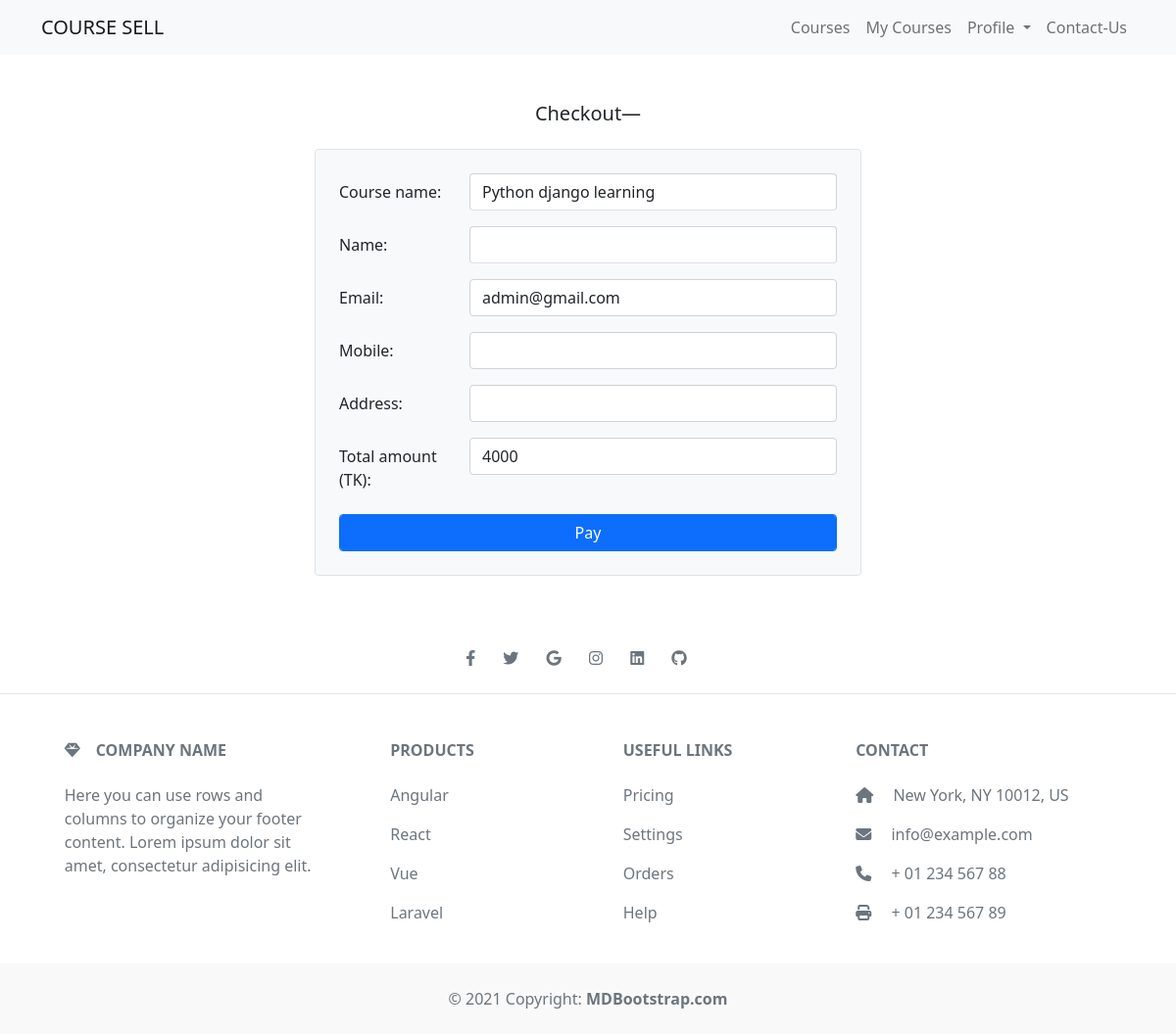
/checkout/1/ (signed in), run on the app's committed database.
### courses/models.py (models this page shows, shortened)
class Course(models.Model):
    name = models.CharField(max_length=100, null=False)
    price = models.IntegerField(null=False)
    discount = models.IntegerField(null=False, default=0)
    active = models.BooleanField(default=False)
    thumbnail = models.ImageField(upload_to='courses/')
    length = models.IntegerField(null=False)

class User(AbstractBaseUser, PermissionsMixin):
    GENDER_CHOICES = (
        ('M', 'Male'),
        ('F', 'Female'),
    )
    name = models.CharField(max_length=150)
    email = models.EmailField('Email address', unique=True)
    username = models.CharField(max_length=50, unique=True)
    gender = models.CharField('Gender', max_length=1, choices=GENDER_CHOICES)
    dob = models.DateField('Date of birth', null=True)
    profile_image = models.ImageField('Profile image', upload_to='profiles/')
    address = models.CharField('Address', max_length=300)
    telephone_number = models.CharField('Telephone', max_length=20)
    is_staff = models.BooleanField(default=False)
    is_active = models.BooleanField(default=True)
    date_joined = models.DateTimeField(default=timezone.now)
    USERNAME_FIELD = "email"
    REQUIRED_FIELDS = []
    objects = UserManager()
    def image(self):
        return mark_safe('<img src="%s" width=50px; height: 50px />' % (self.profile_image.url))

### courses/views.py (the view, shortened to what this page needs)
# urls.py: path('checkout/<int:pk>/', views.checkout, name='checkout'),
@login_required()
def checkout(request, pk):
    course = Course.objects.get(id=pk)
    return render(request, 'checkout.html', {'course':course})

### templates/checkout.html (shortened to what this page needs)
{% extends 'master.html' %}
{% load static %}
{% block content %}
<div class="container-sm mt-5">
    <div class="course-title mb-4 text-center">
        <h5>Checkout&mdash;</h5>
    </div>
    <form class="w-50 m-auto" method="POST">
        <div class="bg-light p-4 rounded border">
            <div class="mb-3 row">
                <label for="courseName" class="col-sm-3 col-form-label">Course name:</label>
                <div class="col-sm-9">
                    <input type="text" name="courseName" class="form-control border-bottom" value="{{ course.name }}">
                </div>
            </div>
            <div class="mb-3 row">
                <label for="name" class="col-sm-3 col-form-label">Name:</label>
                <div class="col-sm-9">
                  <input type="text" name="name" class="form-control border-bottom" id="name" value="{{ request.user.name }}">
                </div>
            </div>
            <div class="mb-3 row">
                <label for="email" class="col-sm-3 col-form-label">Email:</label>
                <div class="col-sm-9">
                  <input type="email" name="email" class="form-control" id="email" value="{{ request.user.email }}">
                </div>
            </div>
            <div class="mb-3 row">
                <label for="mobile" class="col-sm-3 col-form-label">Mobile:</label>
                <div class="col-sm-9">
                  <input type="text" name="mobile" class="form-control" id="mobile" value="{{ request.user.telephone_number }}">
                </div>
            </div>
            <div class="mb-3 row">
                <label for="address" class="col-sm-3 col-form-label">Address:</label>
                <div class="col-sm-9">
                    <input name="address" id="address" cols="30" class="form-control" rows="3" value="{{ request.user.address }}">
                </div>
            </div>
            <div class="mb-3 row">
                <label for="amount"  class="col-sm-3 col-form-label">Total amount (TK):</label>
                <div class="col-sm-9">
                  <input type="text" name="amount" class="form-control" id="amount" value="{{ course.price }}">
                </div>
            </div>
            <div class="text-center">
                <button type="submit" class="btn btn-primary form-control">Pay</button>
            </div>
        </div>
    </form>
</div>
{% endblock %}

### data on the page
Course: courseName "Python django learning", amount "4000"
User: email "admin@gmail.com"
